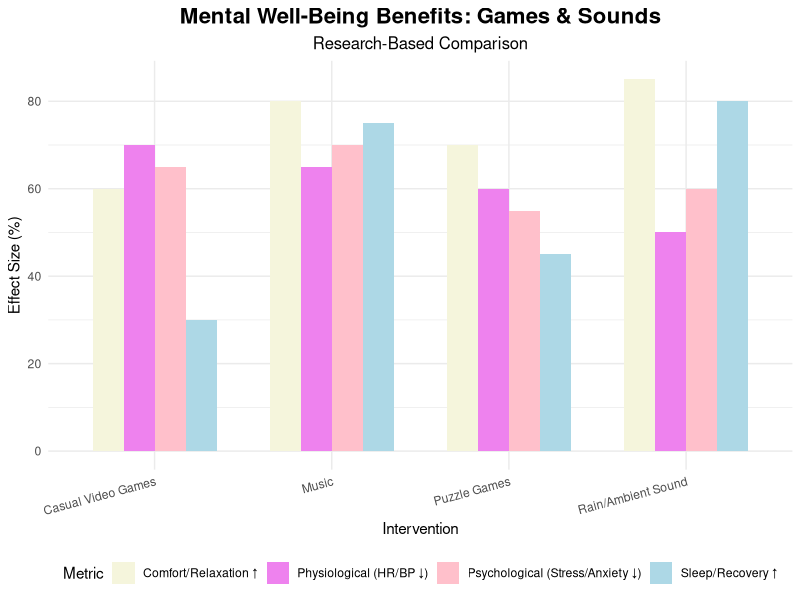

Here is the R script that generated this plot:
# Install required packages (run once)
# install.packages(c("ggplot2", "tidyr"))

library(ggplot2)
library(tidyr)

# Create the data
data <- data.frame(
  intervention = c("Casual Video Games", "Puzzle Games", "Rain/Ambient Sound", "Music"),
  psychological = c(65, 55, 60, 70),
  physiological = c(70, 60, 50, 65),
  comfort = c(60, 70, 85, 80),
  sleep = c(30, 45, 80, 75)
)

# Reshape data for grouped bar chart
data_long <- data %>%
  pivot_longer(cols = -intervention, 
               names_to = "metric", 
               values_to = "value")

# Create bar chart
bar_plot <- ggplot(data_long, aes(x = intervention, y = value, fill = metric)) +
  geom_bar(stat = "identity", position = "dodge", width = 0.7) +
  scale_fill_manual(
    values = c("psychological" = "pink", 
               "physiological" = "violet",
               "comfort" = "beige",
               "sleep" = "#ADD8E6"),
    labels = c("Comfort/Relaxation ↑",
               "Physiological (HR/BP ↓)",
               "Psychological (Stress/Anxiety ↓)",
               "Sleep/Recovery ↑")
  ) +
  labs(
    title = "Mental Well-Being Benefits: Games & Sounds",
    subtitle = "Research-Based Comparison",
    x = "Intervention",
    y = "Effect Size (%)",
    fill = "Metric"
  ) +
  theme_minimal() +
  theme(
    plot.title = element_text(size = 16, face = "bold", hjust = 0.5),
    plot.subtitle = element_text(size = 12, hjust = 0.5),
    axis.text.x = element_text(angle = 15, hjust = 1),
    legend.position = "bottom"
  )

# Display the plot
print(bar_plot)

# Optional: Save the plot
# ggsave("wellbeing_bar_chart.png", plot = bar_plot, 
#        width = 10, height = 6, dpi = 300)